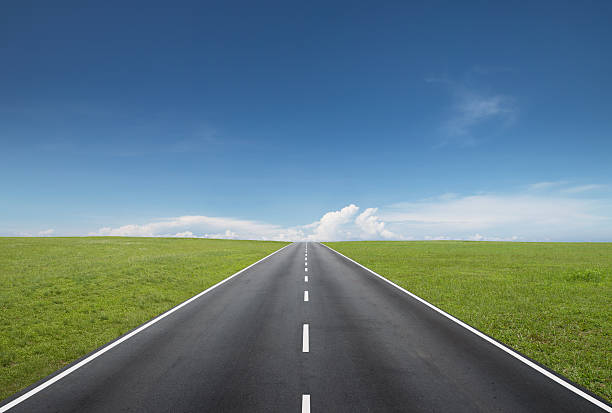
#> input picture road_image1.jpg, 612 x 413 px
$ python main.py road_image1.jpg
#> lines starting #> are read from the running program, lines starting #| are printed output that depends on the picture; after the words box and inside, x2 and y2 are one past the last pixel; in counts of white or black regions, pixels touching at a corner belong together
import cv2
import numpy as np
import argparse


def region_of_interest(image):
    height, width = image.shape[:2]

    mask = np.zeros_like(image)

    polygon = np.array([
        [
            (0, height),
            (width, height),
            (int(width * 0.55), int(height * 0.60)),
            (int(width * 0.45), int(height * 0.60))
        ]
    ])

    cv2.fillPoly(mask, polygon, 255)

    return cv2.bitwise_and(image, mask)


def make_coordinates(image, line_parameters):
    slope, intercept = line_parameters

    height = image.shape[0]

    y1 = height
    y2 = int(height * 0.60)

    x1 = int((y1 - intercept) / slope)
    x2 = int((y2 - intercept) / slope)

    return np.array([x1, y1, x2, y2])


def average_slope_intercept(image, lines):
    left_fit = []
    right_fit = []

    if lines is None:
        return []

    height, width = image.shape[:2]

    for line in lines:
        x1, y1, x2, y2 = line.reshape(4)

        if x2 == x1:
            continue

        slope, intercept = np.polyfit(
            (x1, x2),
            (y1, y2),
            1
        )

        if abs(slope) < 0.5:
            continue

        # Find where the detected line reaches the bottom of the image
        x_bottom = int((height - intercept) / slope)

        # Ignore lines near the center of the road
        if x_bottom < int(width * 0.45):
            left_fit.append((slope, intercept))

        elif x_bottom > int(width * 0.55):
            right_fit.append((slope, intercept))

    lane_lines = []

    if left_fit:
        left_average = np.average(left_fit, axis=0)
        lane_lines.append(
            make_coordinates(image, left_average)
        )

    if right_fit:
        right_average = np.average(right_fit, axis=0)
        lane_lines.append(
            make_coordinates(image, right_average)
        )

    return lane_lines


def display_lines(image, lines):
    line_image = np.zeros_like(image)

    if lines is not None:
        for line in lines:
            if len(line) == 4:
                x1, y1, x2, y2 = line

                cv2.line(
                    line_image,
                    (x1, y1),
                    (x2, y2),
                    (0, 255, 0),
                    10
                )

    return line_image


def detect_lanes(image):

    gray = cv2.cvtColor(
        image,
        cv2.COLOR_BGR2GRAY
    )

    blur = cv2.GaussianBlur(
        gray,
        (5, 5),
        0
    )

    edges = cv2.Canny(
        blur,
        50,
        150
    )

    cropped_edges = region_of_interest(edges)

    lines = cv2.HoughLinesP(
        cropped_edges,
        rho=1,
        theta=np.pi / 180,
        threshold=50,
        minLineLength=50,
        maxLineGap=100
    )

    averaged_lines = average_slope_intercept(
        image,
        lines
    )

    line_image = display_lines(
        image,
        averaged_lines
    )

    result = cv2.addWeighted(
        image,
        0.8,
        line_image,
        1,
        1
    )

    return result, gray, edges, cropped_edges


def main():

    parser = argparse.ArgumentParser(
        description="Road Lane Detection using OpenCV"
    )

    parser.add_argument(
        "input",
        help="Path to the input road image"
    )

    parser.add_argument(
        "--output",
        default="output/lane_detected.jpg",
        help="Path to save the output image"
    )

    args = parser.parse_args()

    image = cv2.imread(args.input)
#> image is the input picture: shape (413, 612, 3); mean B, G, R 129.7, 121, 94.8

    if image is None:
        print(f"ERROR: Could not load image: {args.input}")
        return

    result, gray, edges, cropped_edges = detect_lanes(image)
#> in detect_lanes, `gray = cv2.cvtColor( image, cv2.COLOR_BGR2GRAY )`:
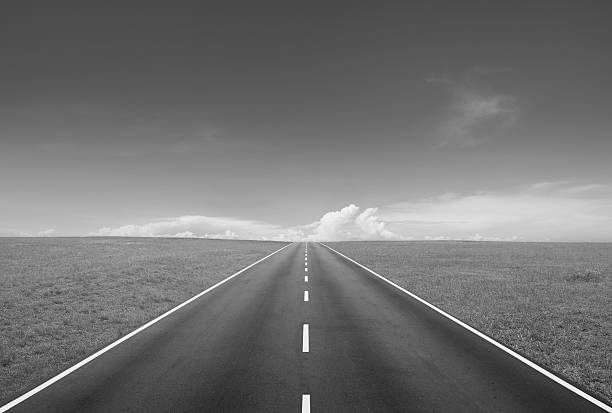
#> gray: shape (413, 612); min 1, max 255, mean 114.1
#> in detect_lanes, `edges = cv2.Canny( blur, 50, 150 )`:
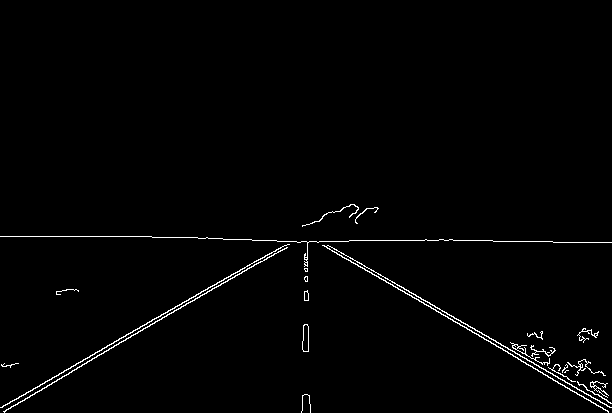
#> edges: shape (413, 612); 1.3% white in thin lines or dots, all inside (x1, y1, x2, y2) = (0, 204, 612, 413)
#> in region_of_interest, `cv2.fillPoly(mask, polygon, 255)`:
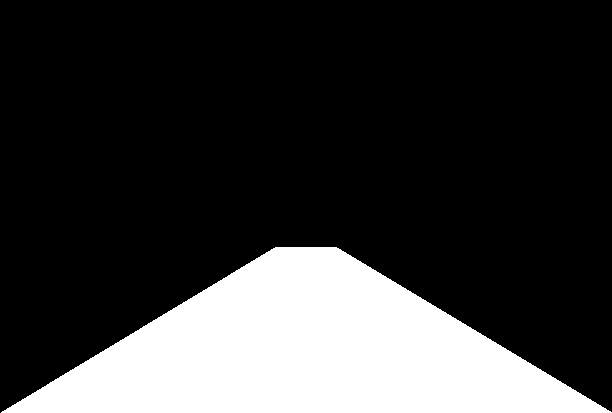
#> mask: shape (413, 612); 22.1% white; 1 white region, box (x1, y1, x2, y2) and area: (1, 247, 612, 413) 55968
#> in region_of_interest, `return cv2.bitwise_and(image, mask)`:
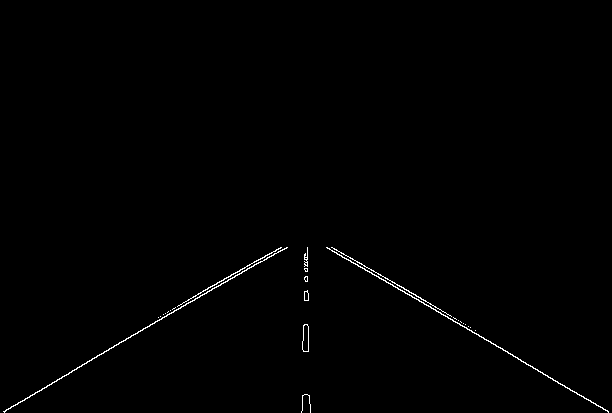
#> returned value: shape (413, 612); 0.56% white in thin lines or dots, all inside (x1, y1, x2, y2) = (3, 247, 609, 413)
#> in detect_lanes, `lines = cv2.HoughLinesP( cropped_edges, rho=1, theta=np.pi / 180, thre..`: lines = [[326, 247, 602, 407], [4, 411, 258, 259], [332, 247, 460, 321], [56, 381, 280, 247], [508, 353, 608, 411], [327, 247, 512, 354], [211, 289, 286, 247], [302, 410, 305, 253], [307, 247, 309, 403]]
#> the loop in average_slope_intercept, `for line in lines:` made 9 passes
#> (x1, y1, x2, y2, slope, intercept, x_bottom) on passes 1 to 9: (326, 247, 602, 407, 0.58, 58.01, 612), (4, 411, 258, 259, -0.598, 413.4, 0), (332, 247, 460, 321, 0.578, 55.06, 619), (56, 381, 280, 247, -0.598, 414.5, 2), (508, 353, 608, 411, 0.58, 58.36, 611), (327, 247, 512, 354, 0.578, 57.87, 614), (211, 289, 286, 247, -0.56, 407.2, -10), (302, 410, 305, 253, -52.33, 16214.7, 301), (307, 247, 309, 403, 78, -23699, 309)
#> after the loop in average_slope_intercept, `for line in lines:`: left_fit = [(-0.598, 413.4), (-0.598, 414.5), (-0.56, 407.2)]; right_fit = [(0.58, 58.01), (0.578, 55.06), (0.58, 58.36), (0.578, 57.87)]
#> in average_slope_intercept, `left_average = np.average(left_fit, axis=0)`: left_average = [-0.586, 411.7]
#> in make_coordinates, `slope, intercept = line_parameters`: slope = -0.586; intercept = 411.7
#> in make_coordinates, `x1 = int((y1 - intercept) / slope)`: x1 = -2
#> in make_coordinates, `x2 = int((y2 - intercept) / slope)`: x2 = 281
#> in average_slope_intercept, `right_average = np.average(right_fit, axis=0)`: right_average = [0.579, 57.33]
#> in detect_lanes, `averaged_lines = average_slope_intercept( image, lines )`: averaged_lines = [[-2, 413, 281, 247], [614, 413, 327, 247]]
#> the loop in display_lines, `for line in lines:` made 2 passes
#> after the loop in display_lines, `for line in lines:`:
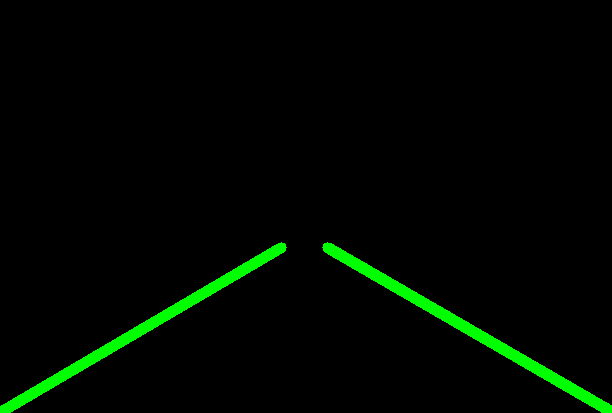
#> line_image: shape (413, 612, 3); mean of channels 0, 1, 2 0, 7.4, 0; drawn as B, G, R
#> in detect_lanes, `result = cv2.addWeighted( image, 0.8, line_image, 1, 1 )`:
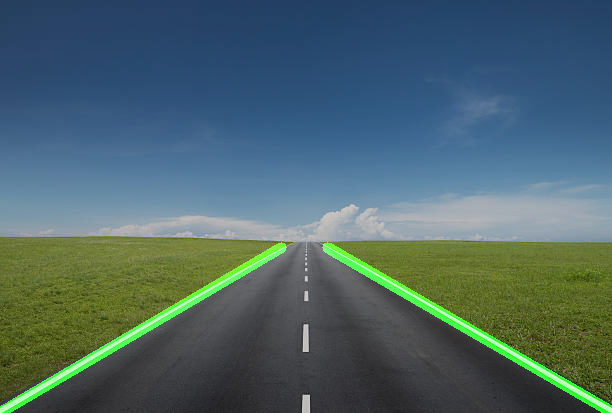
#> result: shape (413, 612, 3); mean B, G, R 104.8, 102, 76.8

    cv2.imwrite("output/grayscale.jpg", gray)
    cv2.imwrite("output/edges.jpg", edges)
    cv2.imwrite("output/roi.jpg", cropped_edges)
    cv2.imwrite(args.output, result)

    print("Lane detection completed successfully!")
    print(f"Input: {args.input}")
    print(f"Output: {args.output}")

    result, gray, edges, cropped_edges = detect_lanes(image)
#> the loop in average_slope_intercept (call 2), `for line in lines:` made 9 passes
#> the loop in display_lines (call 2), `for line in lines:` made 2 passes

    cv2.imwrite("output/grayscale.jpg", gray)
    cv2.imwrite("output/edges.jpg", edges)
    cv2.imwrite("output/roi.jpg", cropped_edges)
    cv2.imwrite("output/lane_detected.jpg", result)

    print("Lane detection completed successfully!")
    print("Files saved in the output folder.")


if __name__ == "__main__":
    main()
